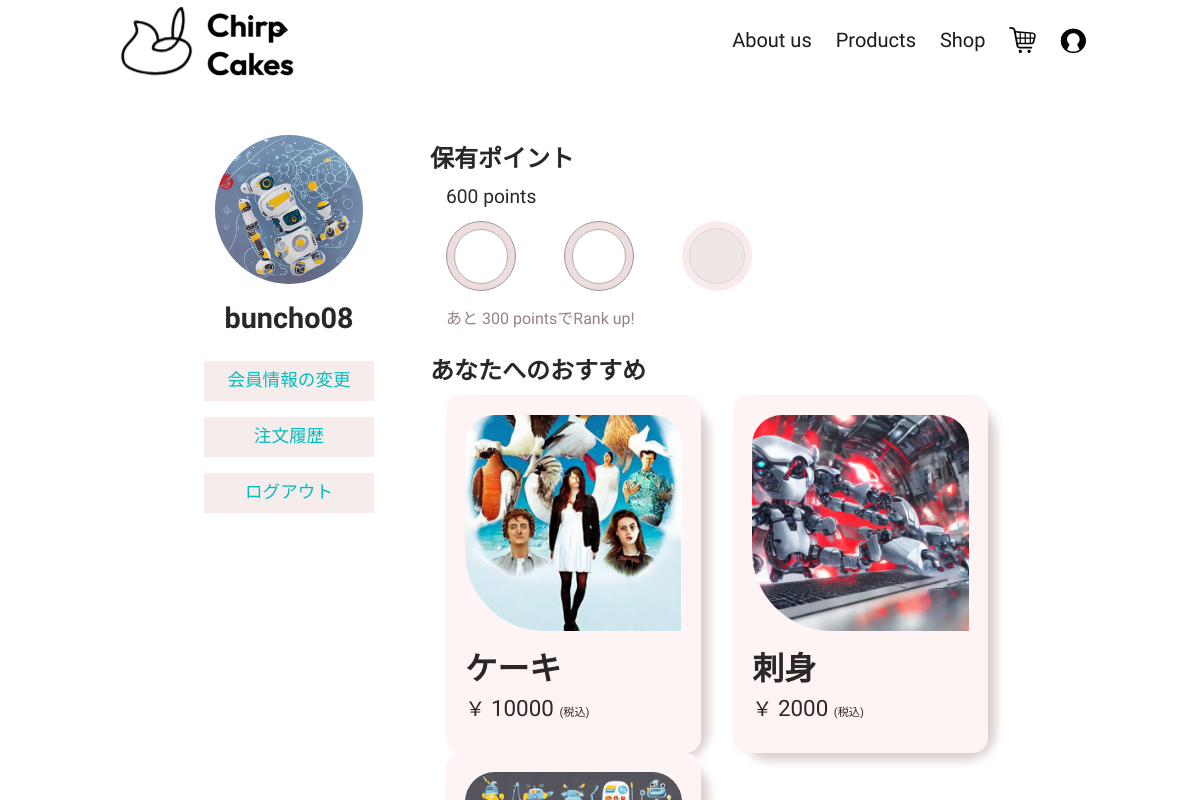
The app's page /main/mypage (signed in) with its own data.
### main/models.py (models this page shows, shortened)
class UserTable(AbstractBaseUser, PermissionsMixin):
    GENDER_CHOICES = [
        (1, '女性'),
        (2, '男性'),
        (3, 'その他')
    ]
    username = models.CharField(verbose_name="ユーザーID", max_length=16, unique=True, validators=[MinLengthValidator(5,16), RegexValidator(r'^[a-zA-Z0-9_]*$',)])
    email = models.EmailField(verbose_name="メールアドレス", unique=True, null=True, blank=False)
    birthday = models.DateField(verbose_name="誕生日", null=True, blank=True, default='1900-12-30')
    icon = models.ImageField(verbose_name="アイコン", default=f'main/icon/default_icon.png', upload_to=savePath, null=True, blank=True)
    date_joined = models.DateField(verbose_name="登録日", auto_now_add=True)
    gender = models.IntegerField(verbose_name='性別', choices=GENDER_CHOICES, unique=False, default=1, blank=True, null=True)
    myouji = models.CharField(verbose_name="姓", max_length=255)
    namae = models.CharField(verbose_name='名', max_length=255)
    post = models.CharField(verbose_name='郵便番号', max_length=9, validators=[RegexValidator(r'^[0-9]{3}-[0-9]{4}$',)])
    pref = models.CharField(verbose_name='都道府県名', max_length=255)
    town = models.CharField(verbose_name='市町村', max_length=255, default='')
    prefDetail = models.CharField(verbose_name='住所詳細', max_length=400)
    points = models.IntegerField(verbose_name='保有ポイント', default=100)
    mail_deriv = models.BooleanField(verbose_name='メール配信希望', default=False)
    is_active = models.BooleanField(default=True)
    is_staff = models.BooleanField(default=False)
    is_superuser = models.BooleanField(default=False)
    objects = MyUserManager()
    USERNAME_FIELD = 'username'
    EMAIL_FIELD = 'email'
    REQUIRED_FIELDS = [
        'email',
    ]
    class Meta:
        verbose_name = _('ユーザーテーブル')
        verbose_name_plural = _('ユーザーテーブル')
    def __str__(self):
        return self.username

class ItemTable(models.Model):
    class Meta:
        verbose_name = _('商品テーブル')
        verbose_name_plural = _('商品テーブル')
    item_id = models.AutoField(primary_key=True, unique=True, verbose_name='商品ID', editable=False)
    item_name = models.TextField(max_length=30, unique=True, verbose_name='商品名')
    item_name_eng = models.TextField(default=f'',max_length=50, verbose_name='商品名(english)')
    item_img = models.ImageField(default='main/item/default_img.jpg', upload_to=saveItemPath)
    price = models.IntegerField(verbose_name='値段/個')
    sale_flg = models.BooleanField(default=True, verbose_name='販売ステータス')
    slug = models.SlugField(null=True, blank=True, max_length=20, default=f'')

### main/views.py (the view, shortened to what this page needs)
# urls.py: path('mypage', views.MyPage.as_view(), name='mypage'),
class MyPage(TemplateView):
    template_name = 'main/mypage.html'
    params = {
    }
    def get(self, request, *args, **kwargs):
        self.params['error'] = False
        if 'error' in request.GET:
            self.params['error'] = True
        if request.user.id is None:
            return redirect('main:login')
        user = UserTable.objects.get(username=request.user)
        form_class = EditUserForm(user)
        point = ((request.user.points // 300 + 1) * 300) - request.user.points
        item = ItemTable.objects.all()
        self.params['user'] = request.user
        self.params['point'] = point
        self.params['item'] = item
        self.params['form'] = form_class
        return render(request, self.template_name, self.params)

### templates/main/mypage.html (shortened to what this page needs)
{% load static %}
<!DOCTYPE html>
<html lang="ja">
<head>
    <link rel="stylesheet" href="{% static 'main/css/main.css' %}">
</head>
<body>
    {% include 'main/component/banner.html' %}
    <div id="root">
        <main id="mypage">
            <div class="grid">
                <div class="left">
                    <div class="user-area">
                        <div class="user-icon">
                            <img src="{{ MEDIA_URL }}{{ user.icon }}" alt="{{ user.username }}">
                        </div>
                        <div class="user-data">
                            <h2>
                                {{ user.username }}
                            </h2>
                            <a href="{% url 'main:edituser' %}">
                                会員情報の変更
                            </a>
                            <a href="{% url 'main:orderhistory' %}">
                                注文履歴
                            </a>
                            <a href="{% url 'main:logout' %}" style="background-color: :aquamarine;">
                                ログアウト
                            </a>
                        </div>
                    </div>
                </div>
                <div class="right">
                    <div class="point" >
                        <div class="mypage-title">
                            <h2>保有ポイント</h2>
                        </div>
                        <div class="point-number">
                            <p>
                                {{ user.points }} points
                            </p>
                        </div>
                        <div class="point-box" id="point">
                        </div>
                        <div class="point-next">
                            <p>
                                あと {{ point }} pointsでRank up!
                            </p>
                        </div>
                    </div>
                    <div class="recommend">
                        <div class="mypage-title">
                            <h2>あなたへのおすすめ</h2>
                        </div>
                        <div class="recommend-box">
                            <div class="grid-auto">
                                {% for i in item %}
                                <div class="card">
                                    <div class="card-item">
                                        <div class="card-main">
                                            <div class="card-contents">
                                                <img src="{{ MEDIA_URL }}{{ i.item_img }}" alt="{{ i.item_name }}">
                                                <a href="{% url 'main:product' i.slug %}" class="card-img-cover"></a>
                                            </div>
                                        </div>
                                        <div class="card-sub">
                                            <div class="card-header">
                                                <div class="card-header-title">
                                                    <a href="{% url 'main:product' i.slug %}" class="card-title-link">
                                                        {{ i.item_name }}
                                                    </a>
                                                </div>
                                                <div class="card-header-price">
                                                    {{ i.price }}
                                                </div>
                                            </div>
                                        </div>
                                    </div>
                                </div>
                                {% endfor %}
                            </div>
                        </div>
                    </div>
                </div>
            </div>
        </main>
    </div>
</body>
</html>

### static/main/css/main.css (style rules this page uses)
* { font-family: "Luckiest Guy", cursive; font-family: "Outfit", sans-serif; font-family: "Shippori Mincho", serif; font-family: "Zen Kaku Gothic New", sans-serif; list-style: none; color: rgb(43, 39, 39); text-decoration: none; }
a { color: rgb(0, 190, 190); }
html, body { color: rgb(43, 39, 39); font-family: "Zen Kaku Gothic New", sans-serif, "Outfit", sans-serif; height: 100%; margin: 0; }
#root { background-color: rgb(255, 255, 255); height: 100vh; }
.card { border-radius: 30px; width: 100%; height: auto; box-shadow: 8px 8px 10px rgb(220, 208, 208); }
.card-item { position: relative; display: grid; background-color: rgb(255, 244, 244); border-radius: 15px; margin: 0 auto; padding: 1.2rem; grid-template-rows: repeat(auto-fit, minmax(1fr, 100px)); }
.card-contents { position: relative; }
.card-contents img { border-radius: 30px 30px 0 80px; }
.card-contents .card-img-cover { position: absolute; width: 100%; height: 100%; display: flex; justify-content: flex-end; align-items: flex-end; text-align: end; bottom: 0; padding-bottom: 1rem; font-size: 100%; font-weight: 500; overflow: hidden; transition: 0.3s ease-in; color: rgba(255, 255, 255, 0); background: rgba(255, 255, 255, 0); background: linear-gradient(180deg, rgba(255, 255, 255, 0) 0%, rgb(255, 244, 244) 100%); background-position-y: 300px; background-repeat: no-repeat; border-radius: 30px 30px 0 80px; }
.card-sub { width: 100%; margin-top: 0.8rem; }
.card-header { width: 100%; margin-bottom: 0.5rem; }
.card-header-title .card-title-link { font-size: 200%; font-family: "Outfit", sans-serif, "Zen Kaku Gothic New", sans-serif; font-weight: bolder; transition: 0.2s ease-in; color: rgb(43, 39, 39); }
.card-header-price { font-size: 140%; width: 100%; padding: 0; align-self: center; }
.card-header-price::before { content: "￥"; font-size: 90%; }
.card-header-price::after { content: "(税込)"; font-size: 50%; }
.grid-auto { -moz-column-gap: 2rem; column-gap: 2rem; margin: 0 auto; display: grid; grid-template-columns: repeat(auto-fit, minmax(200px, 1fr)); place-items: center; }
#mypage { overflow: hidden; height: 100%; padding: 1rem; padding-top: 135px; width: 70%; margin: 0 auto; position: relative; }
#mypage .mypage-title { margin: 0.5rem 0; }
#mypage .grid { display: grid; grid-template-columns: 0.3fr 1fr; gap: 3rem; }
#mypage .right { display: grid; row-gap: 1rem; }
#mypage .right .point { display: grid; grid-template-rows: 0.2fr auto 1fr; }
#mypage .right .point .point-number { margin: 0 1rem; margin-bottom: 0.6rem; }
#mypage .right .point .point-number p:last-child { font-size: 120%; }
#mypage .right .point .point-box { margin: 0 1rem; display: flex; align-items: center; }
#mypage .right .point .point-next { margin: 0 1rem; margin-top: 1rem; }
#mypage .right .point .point-next p { color: rgb(149, 130, 130); }
#mypage .right .recommend .recommend-box { margin: 0 1rem; }
#mypage .left .user-area { width: 100%; }
#mypage .left .user-area .user-icon { position: relative; width: 80%; height: 80%; margin: 0 auto; }
#mypage .left .user-area .user-icon img { display: flex; justify-content: center; align-items: center; border-radius: 50%; position: relative; height: 100%; width: 100%; }
#mypage .left .user-area .user-data { display: grid; grid-template-rows: 1fr 0.3fr 0.3fr; align-items: center; justify-content: center; }
#mypage .left .user-area .user-data h2 { display: flex; height: 100%; justify-content: center; align-items: center; font-size: 180%; margin: 1rem 0; }
#mypage .left .user-area .user-data a { display: flex; justify-content: center; align-items: center; background-color: rgb(246, 236, 236); margin: 0.5rem; width: 170px; height: 40px; font-size: 110%; }

### records on screen
UserTable: icon (picture), username "buncho08", points "600"
ItemTable: item_img (picture), item_name "ケーキ", price "10000"
ItemTable: item_img (picture), item_name "刺身", price "2000"
ItemTable: item_img (picture)

### other values on screen
{{ point }} "300"
